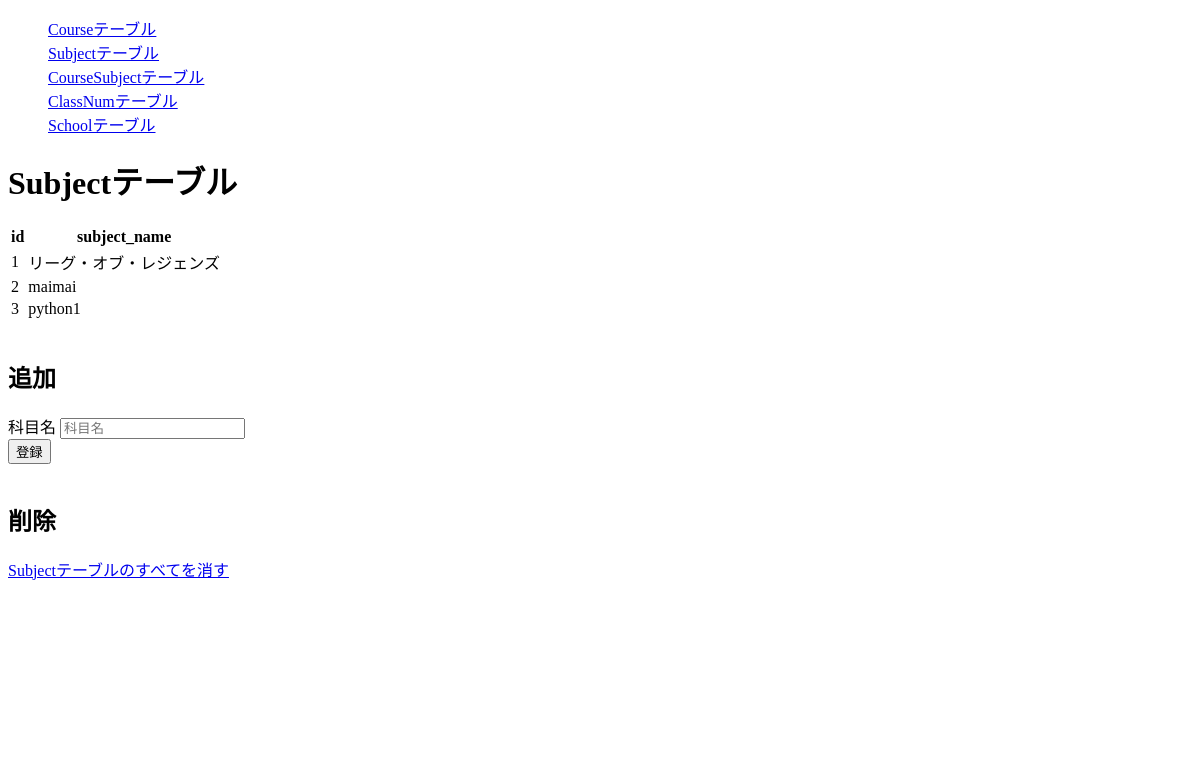
The page /admin/subject on the database its author committed.
### auth/models.py (models this page shows)
class Subject(db.Model):
    __tablename__ = "subject"
    subject_id = db.Column(db.Integer, primary_key=True)
    subject_name = db.Column(db.String)

### admin/views.py (the view, shortened to what this page needs)
@admin.route("/subject", methods=["GET", "POST"])
def subject():
    subject_form = SubjectForm()
    subject_list = db.session.query(Subject).all()
    return render_template("admin/subject.html", subject_form=subject_form, subject_list=subject_list)

### admin/forms.py
class SubjectForm(FlaskForm):
    subject_name = StringField(
        "科目名",
        validators=[
            Length(1, 20, "20文字以内で入力してください。"),
        ],
    )
    submit = SubmitField("登録")

### admin/templates/admin/subject.html (shortened to what this page needs)
{% extends "admin/base.html" %}
{% block content %}
<div>
    <h1>Subjectテーブル</h1>
    <table>
        <tr><th>id</th><th>subject_name</th></tr>
    {% for c in subject_list %}
    <tr><td>{{ c.subject_id }}</td><td>{{ c.subject_name }}</td></tr>
    {% endfor %}
    </table>
    <br>
    <h2>追加</h2>
    <form method="post" action="{{ url_for('admin.subject')}}"
        class="form-signin">
        {{ subject_form.subject_name.label }}
        {{ subject_form.subject_name(placeholder="科目名") }}
        <br>
        {{ subject_form.submit }}
    </form>
    <br>
    <h2>削除</h2>
    <a href="{{url_for('admin.subject_delete')}}">Subjectテーブルのすべてを消す</a>
</div>
{% endblock %}

### rows shown on the page
Subject: subject_id "1", subject_name "リーグ・オブ・レジェンズ"
Subject: subject_id "2", subject_name "maimai"
Subject: subject_id "3", subject_name "python1"

### other values the page prints
{{ subject_form.subject_name.label }} "科目名"
